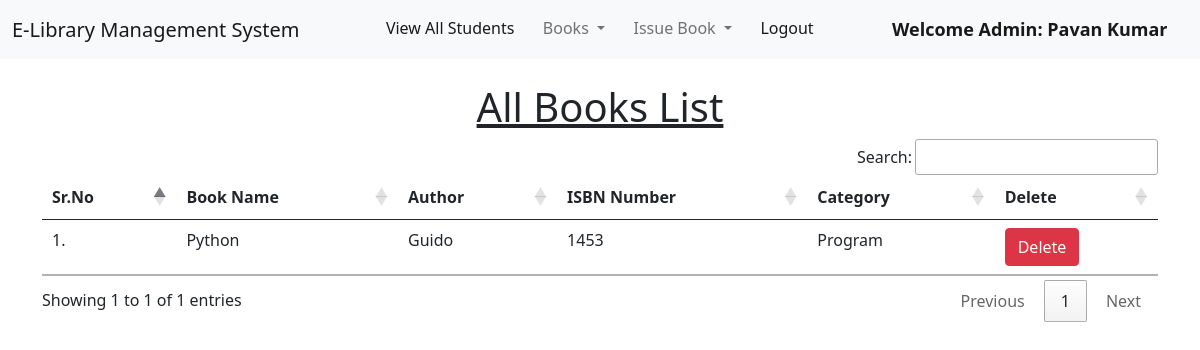
Screenshot of /view_books/ (signed in) with the database file from the repository.
### library/models.py (models this page shows, shortened)
class Book(models.Model):
    name = models.CharField(max_length=200)
    author = models.CharField(max_length=200)
    isbn = models.PositiveIntegerField()
    category = models.CharField(max_length=50)

### library/views.py (the view)
# urls.py: path("view_books/", views.view_books, name="view_books"),
@login_required(login_url = '/admin_login')
def view_books(request):
    books = Book.objects.all()
    return render(request, "view_books.html", {'books':books})

### library/templates/view_books.html (shortened to what this page needs)
{% extends 'admin_navbar.html' %}
{% load static %}
{% block body %}
<div class="container mt-4">
    <h1 class="text-center"><u>All Books List</u></h1>
    <table class="table table-hover" id="example">
        <thead>
            <tr>
                <th>Sr.No</th>
                <th>Book Name</th>
                <th>Author</th>
                <th>ISBN Number</th>
                <th>Category</th>
                <th>Delete</th>
            </tr>
        </thead>
        <tbody>
            {% for book in books %}
            <tr>
                <td>{{forloop.counter}}.</td>
                <td>{{book.name}}</td>
                <td>{{book.author}}</td>
                <td>{{book.isbn}}</td>
                <td>{{book.category}}</td>
                <td><a href="/delete_book/{{book.id}}/" class="btn btn-danger" onclick="return confirm('Are you sure you want to delete this book?')">Delete</a></td>
            </tr>
            {% endfor %}
        </tbody>
    </table>
    </div>
{% endblock %}

### library/templates/admin_navbar.html (shortened to what this page needs)
<!doctype html>
<html lang="en">
  <head>
    <link href="https://cdn.jsdelivr.net/npm/bootstrap@5.1.0/dist/css/bootstrap.min.css" rel="stylesheet">
    <link rel="stylesheet" href="https://cdn.datatables.net/1.10.25/css/jquery.dataTables.min.css">
    <link rel="stylesheet" href="https://cdn.datatables.net/buttons/1.7.1/css/buttons.dataTables.min.css">
  </head>
  <body>
    <nav class="navbar navbar-expand-lg navbar-light bg-light">
        <div class="container-fluid">
          <a class="navbar-brand" href="#">E-Library Management System</a>
          <div class="collapse navbar-collapse" id="navbarSupportedContent">
            <ul class="navbar-nav me-auto mb-2 mb-lg-0">
              <li class="nav-item">
                <a class="nav-link active" aria-current="page" href="/view_students/">View All Students</a>
              </li>
              <li class="nav-item dropdown">
                <a class="nav-link dropdown-toggle" href="#" id="navbarDropdown" role="button" data-bs-toggle="dropdown" aria-expanded="false">
                  Books
                </a>
              </li>
              <li class="nav-item dropdown">
                <a class="nav-link dropdown-toggle" href="#" id="navbarDropdown" role="button" data-bs-toggle="dropdown" aria-expanded="false">
                  Issue Book
                </a>
              </li>
              <li class="nav-item">
                <a class="nav-link active" aria-current="page" href="/logout/">Logout</a>
              </li>
              <li class="nav-item">
                <a style="font-weight:600; font-family:'Segoe UI', Tahoma, Geneva, Verdana, sans-serif; font-size: large;" class="nav-link active" href="#">Welcome Admin: {{request.user}}</a>
              </li>
            </ul>
          </div>
        </div>
      </nav>
      {% block body %}
      {% endblock %}
  </body>
</html>

### rows the page displays
Book: name "Python", author "Guido", isbn "1453", category "Program"

### other values shown
{{ request.user }} "Pavan Kumar"
